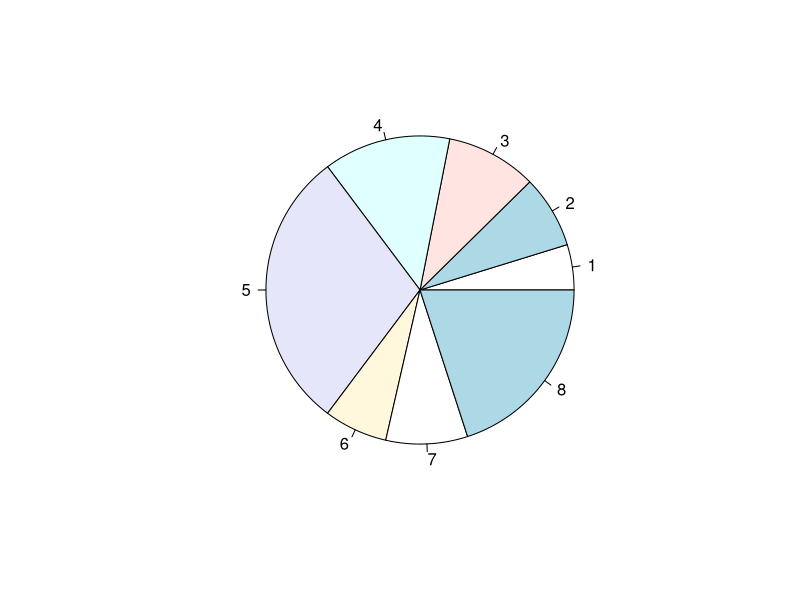

Here is the R script that generated this plot:
promedio <- function(v)
{
  s <- 0
  n <- length(v)
  for (i in 1:n){
    s <- s + v[i]
  }
  return (s/n)
}
varianza <- function(v)
{ 
  s <- 0
  n <- length(v)
  for (i in 1:n){
    s <- s + (v[i]-a)^2
  }
  return (s/(n-1))
}
desviacion <- function(v)
{  
  z=sqrt(b)
  return (z)
}
#Entrada
v <- c(5,8,10,14,31,7,9,21)
#Proceso
a = promedio(v)
b = varianza(v)
z = desviacion(v)
#Salida
print(a)
print(b)
print(z)
pie(v)


# nuevo codigo
table(rpois(1000,0.5))
